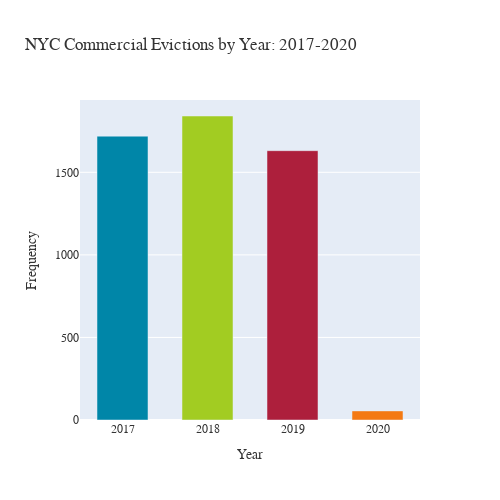

The code cell stored with this chart in its notebook:
### Code cell
fig = go.Figure(data=[go.Bar(
    x=list_x,
    y=list_y,
    width=0.6,
    marker_color=colors
)])
fig.update_layout(title_text="NYC Commercial Evictions by Year: 2017-2020", width=500, height=500,
    xaxis_title="Year",
    yaxis_title="Frequency",
    font=dict(
        family="Inconsolata",
        size=12,
        color="#333"
    )
)

### Figure 1 — Plotly figure (JSON) as saved in the notebook; plotly's stock layout.template omitted (floating-point values rounded to 4 significant figures)
{"data": [{"marker": {"color": ["#ad1f3c", "#f47912", "#a2cc22", "#0086a8", "#83248e"]}, "type": "bar", "width": 0.6, "x": [2019, 2020, 2018, 2017], "y": [1631, 55, 1841, 1719]}], "layout": {"font": {"color": "#333", "family": "Inconsolata", "size": 12}, "height": 500, "title": {"text": "NYC Commercial Evictions by Year: 2017-2020"}, "width": 500, "xaxis": {"title": {"text": "Year"}}, "yaxis": {"title": {"text": "Frequency"}}}}
